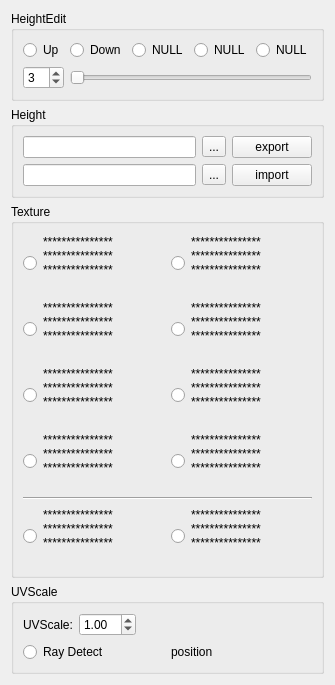
<?xml version="1.0" encoding="UTF-8"?>
<ui version="4.0">
 <class>TerrainEdit</class>
 <widget class="QWidget" name="TerrainEdit">
  <property name="geometry">
   <rect>
    <x>0</x>
    <y>0</y>
    <width>287</width>
    <height>647</height>
   </rect>
  </property>
  <property name="windowTitle">
   <string>Form</string>
  </property>
  <layout class="QVBoxLayout" name="verticalLayout_6">
   <item>
    <widget class="QGroupBox" name="m_heightFieldGB">
     <property name="title">
      <string>HeightEdit</string>
     </property>
     <layout class="QVBoxLayout" name="verticalLayout">
      <item>
       <layout class="QHBoxLayout" name="horizontalLayout">
        <item>
         <widget class="QRadioButton" name="RadioEMT1">
          <property name="text">
           <string>Up</string>
          </property>
         </widget>
        </item>
        <item>
         <widget class="QRadioButton" name="RadioEMT2">
          <property name="text">
           <string>Down</string>
          </property>
         </widget>
        </item>
        <item>
         <widget class="QRadioButton" name="RadioEMT3">
          <property name="text">
           <string>NULL</string>
          </property>
         </widget>
        </item>
        <item>
         <widget class="QRadioButton" name="RadioEMT4">
          <property name="text">
           <string>NULL</string>
          </property>
         </widget>
        </item>
        <item>
         <widget class="QRadioButton" name="RadioEMT5">
          <property name="text">
           <string>NULL</string>
          </property>
         </widget>
        </item>
       </layout>
      </item>
      <item>
       <layout class="QHBoxLayout" name="horizontalLayout_2">
        <item>
         <widget class="QSpinBox" name="m_pTerrainEditSize">
          <property name="minimum">
           <number>1</number>
          </property>
          <property name="maximum">
           <number>50</number>
          </property>
          <property name="value">
           <number>3</number>
          </property>
         </widget>
        </item>
        <item>
         <widget class="QSlider" name="horizontalSlider">
          <property name="minimum">
           <number>1</number>
          </property>
          <property name="maximum">
           <number>50</number>
          </property>
          <property name="orientation">
           <enum>Qt::Horizontal</enum>
          </property>
         </widget>
        </item>
       </layout>
      </item>
     </layout>
    </widget>
   </item>
   <item>
    <widget class="QGroupBox" name="m_heightimportGP">
     <property name="title">
      <string>Height</string>
     </property>
     <layout class="QGridLayout" name="gridLayout_3">
      <item row="0" column="1">
       <widget class="QToolButton" name="m_exportTool">
        <property name="text">
         <string>...</string>
        </property>
        <property name="icon">
         <iconset>
          <normaloff>:/icon/icon/folder_open.png</normaloff>:/icon/icon/folder_open.png</iconset>
        </property>
       </widget>
      </item>
      <item row="0" column="0">
       <widget class="QLineEdit" name="lineEdit"/>
      </item>
      <item row="1" column="0">
       <widget class="QLineEdit" name="m_importHeiText">
        <property name="readOnly">
         <bool>true</bool>
        </property>
       </widget>
      </item>
      <item row="1" column="1">
       <widget class="QToolButton" name="m_importTool">
        <property name="text">
         <string>...</string>
        </property>
        <property name="icon">
         <iconset>
          <normaloff>:/icon/icon/folder_open.png</normaloff>:/icon/icon/folder_open.png</iconset>
        </property>
       </widget>
      </item>
      <item row="1" column="2">
       <widget class="QPushButton" name="m_import">
        <property name="text">
         <string>import</string>
        </property>
       </widget>
      </item>
      <item row="0" column="2">
       <widget class="QPushButton" name="m_export">
        <property name="text">
         <string>export</string>
        </property>
       </widget>
      </item>
     </layout>
    </widget>
   </item>
   <item>
    <widget class="QGroupBox" name="m_textureGP">
     <property name="title">
      <string>Texture</string>
     </property>
     <layout class="QVBoxLayout" name="verticalLayout_3">
      <item>
       <layout class="QHBoxLayout" name="horizontalLayout_5">
        <item>
         <layout class="QVBoxLayout" name="verticalLayout_2">
          <item>
           <widget class="QT_UI::QRadioImage" name="Texture0">
            <property name="minimumSize">
             <size>
              <width>0</width>
              <height>60</height>
             </size>
            </property>
            <property name="baseSize">
             <size>
              <width>0</width>
              <height>100</height>
             </size>
            </property>
            <property name="text">
             <string>***************
***************
***************
</string>
            </property>
            <property name="iconSize">
             <size>
              <width>105</width>
              <height>60</height>
             </size>
            </property>
            <property name="checkable">
             <bool>true</bool>
            </property>
            <property name="checked">
             <bool>false</bool>
            </property>
           </widget>
          </item>
          <item>
           <widget class="QT_UI::QRadioImage" name="Texture1">
            <property name="minimumSize">
             <size>
              <width>0</width>
              <height>60</height>
             </size>
            </property>
            <property name="baseSize">
             <size>
              <width>0</width>
              <height>100</height>
             </size>
            </property>
            <property name="text">
             <string>***************
***************
***************
</string>
            </property>
            <property name="iconSize">
             <size>
              <width>105</width>
              <height>60</height>
             </size>
            </property>
            <property name="checkable">
             <bool>true</bool>
            </property>
           </widget>
          </item>
          <item>
           <widget class="QT_UI::QRadioImage" name="Texture2">
            <property name="minimumSize">
             <size>
              <width>0</width>
              <height>60</height>
             </size>
            </property>
            <property name="baseSize">
             <size>
              <width>0</width>
              <height>100</height>
             </size>
            </property>
            <property name="text">
             <string>***************
***************
***************
</string>
            </property>
            <property name="iconSize">
             <size>
              <width>105</width>
              <height>60</height>
             </size>
            </property>
            <property name="checkable">
             <bool>true</bool>
            </property>
           </widget>
          </item>
          <item>
           <widget class="QT_UI::QRadioImage" name="Texture3">
            <property name="minimumSize">
             <size>
              <width>0</width>
              <height>60</height>
             </size>
            </property>
            <property name="baseSize">
             <size>
              <width>0</width>
              <height>100</height>
             </size>
            </property>
            <property name="text">
             <string>***************
***************
***************
</string>
            </property>
            <property name="iconSize">
             <size>
              <width>105</width>
              <height>60</height>
             </size>
            </property>
            <property name="checkable">
             <bool>true</bool>
            </property>
           </widget>
          </item>
         </layout>
        </item>
        <item>
         <layout class="QVBoxLayout" name="verticalLayout_4">
          <item>
           <widget class="QT_UI::QRadioImage" name="Texture4">
            <property name="minimumSize">
             <size>
              <width>0</width>
              <height>60</height>
             </size>
            </property>
            <property name="baseSize">
             <size>
              <width>0</width>
              <height>100</height>
             </size>
            </property>
            <property name="text">
             <string>***************
***************
***************
</string>
            </property>
            <property name="iconSize">
             <size>
              <width>105</width>
              <height>60</height>
             </size>
            </property>
            <property name="checkable">
             <bool>true</bool>
            </property>
           </widget>
          </item>
          <item>
           <widget class="QT_UI::QRadioImage" name="Texture5">
            <property name="minimumSize">
             <size>
              <width>0</width>
              <height>60</height>
             </size>
            </property>
            <property name="baseSize">
             <size>
              <width>0</width>
              <height>100</height>
             </size>
            </property>
            <property name="text">
             <string>***************
***************
***************
</string>
            </property>
            <property name="iconSize">
             <size>
              <width>105</width>
              <height>60</height>
             </size>
            </property>
            <property name="checkable">
             <bool>true</bool>
            </property>
           </widget>
          </item>
          <item>
           <widget class="QT_UI::QRadioImage" name="Texture6">
            <property name="minimumSize">
             <size>
              <width>0</width>
              <height>60</height>
             </size>
            </property>
            <property name="baseSize">
             <size>
              <width>0</width>
              <height>100</height>
             </size>
            </property>
            <property name="text">
             <string>***************
***************
***************
</string>
            </property>
            <property name="iconSize">
             <size>
              <width>105</width>
              <height>60</height>
             </size>
            </property>
            <property name="checkable">
             <bool>true</bool>
            </property>
           </widget>
          </item>
          <item>
           <widget class="QT_UI::QRadioImage" name="Texture7">
            <property name="minimumSize">
             <size>
              <width>0</width>
              <height>60</height>
             </size>
            </property>
            <property name="baseSize">
             <size>
              <width>0</width>
              <height>100</height>
             </size>
            </property>
            <property name="text">
             <string>***************
***************
***************
</string>
            </property>
            <property name="iconSize">
             <size>
              <width>105</width>
              <height>60</height>
             </size>
            </property>
            <property name="checkable">
             <bool>true</bool>
            </property>
           </widget>
          </item>
         </layout>
        </item>
       </layout>
      </item>
      <item>
       <widget class="Line" name="line">
        <property name="orientation">
         <enum>Qt::Horizontal</enum>
        </property>
       </widget>
      </item>
      <item>
       <layout class="QHBoxLayout" name="horizontalLayout_6">
        <item>
         <widget class="QT_UI::QRadioImage" name="TextureBlend1">
          <property name="minimumSize">
           <size>
            <width>0</width>
            <height>60</height>
           </size>
          </property>
          <property name="baseSize">
           <size>
            <width>0</width>
            <height>100</height>
           </size>
          </property>
          <property name="text">
           <string>***************
***************
***************
</string>
          </property>
          <property name="iconSize">
           <size>
            <width>105</width>
            <height>60</height>
           </size>
          </property>
          <property name="checkable">
           <bool>true</bool>
          </property>
         </widget>
        </item>
        <item>
         <widget class="QT_UI::QRadioImage" name="TextureBlend2">
          <property name="minimumSize">
           <size>
            <width>0</width>
            <height>60</height>
           </size>
          </property>
          <property name="baseSize">
           <size>
            <width>0</width>
            <height>100</height>
           </size>
          </property>
          <property name="text">
           <string>***************
***************
***************
</string>
          </property>
          <property name="iconSize">
           <size>
            <width>105</width>
            <height>60</height>
           </size>
          </property>
          <property name="checkable">
           <bool>true</bool>
          </property>
         </widget>
        </item>
       </layout>
      </item>
     </layout>
    </widget>
   </item>
   <item>
    <widget class="QGroupBox" name="m_uvGP">
     <property name="title">
      <string>UVScale</string>
     </property>
     <layout class="QVBoxLayout" name="verticalLayout_5">
      <item>
       <layout class="QHBoxLayout" name="horizontalLayout_4">
        <item>
         <widget class="QLabel" name="label">
          <property name="text">
           <string>UVScale:</string>
          </property>
         </widget>
        </item>
        <item>
         <widget class="QDoubleSpinBox" name="m_pUVScale">
          <property name="minimum">
           <double>0.010000000000000</double>
          </property>
          <property name="singleStep">
           <double>0.010000000000000</double>
          </property>
          <property name="value">
           <double>1.000000000000000</double>
          </property>
         </widget>
        </item>
        <item>
         <spacer name="horizontalSpacer_2">
          <property name="orientation">
           <enum>Qt::Horizontal</enum>
          </property>
          <property name="sizeHint" stdset="0">
           <size>
            <width>40</width>
            <height>20</height>
           </size>
          </property>
         </spacer>
        </item>
       </layout>
      </item>
      <item>
       <layout class="QHBoxLayout" name="horizontalLayout_7">
        <item>
         <widget class="QRadioButton" name="radioButton">
          <property name="text">
           <string>Ray Detect</string>
          </property>
         </widget>
        </item>
        <item>
         <widget class="QLabel" name="m_rayDetect">
          <property name="text">
           <string>position</string>
          </property>
         </widget>
        </item>
       </layout>
      </item>
     </layout>
    </widget>
   </item>
  </layout>
 </widget>
 <customwidgets>
  <customwidget>
   <class>QT_UI::QRadioImage</class>
   <extends>QRadioButton</extends>
   <header>QRadioImage.h</header>
  </customwidget>
 </customwidgets>
 <resources/>
 <connections/>
</ui>
